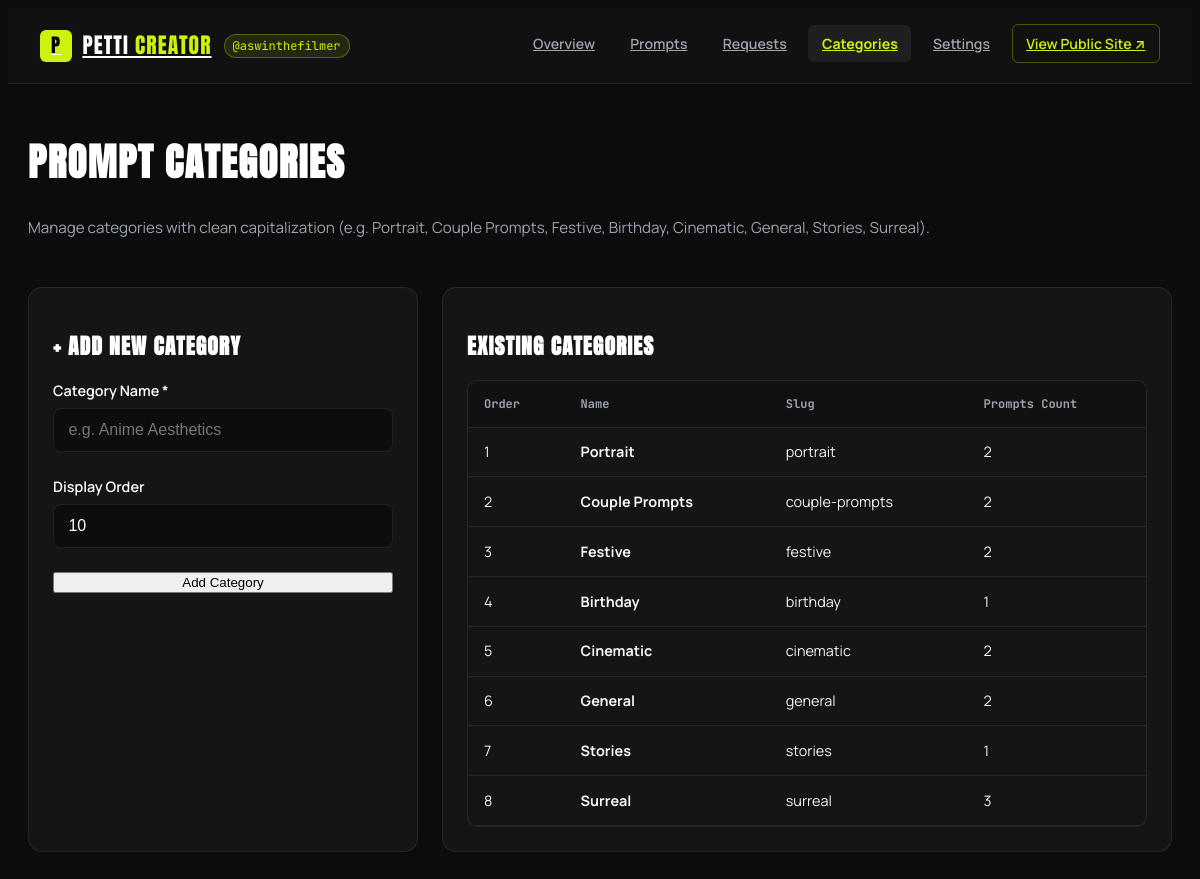
Screenshot of /dashboard/categories/ (signed in) with the database file from the repository.
### prompts/models.py (models this page shows, shortened)
class Category(models.Model):
    name = models.CharField(max_length=100, unique=True)
    slug = models.SlugField(max_length=120, unique=True, blank=True)
    order = models.PositiveIntegerField(default=0, help_text="Sorting order in pills list")
    class Meta:
        verbose_name = "Category"
        verbose_name_plural = "Categories"
        ordering = ['order', 'name']

### core/dashboard_views.py (the view, shortened to what this page needs)
# urls.py: path('categories/', dv.dashboard_categories_view, name='categories'),
@user_passes_test(is_influencer_admin, login_url='/admin/login/')
def dashboard_categories_view(request):
    categories = Category.objects.all()
    context = {
        'categories': categories,
        'active_tab': 'categories',
    }
    return render(request, 'dashboard/categories.html', context)

### core/context_processors.py (called while the page is built)
def get_next_drop_datetime():
    ist = ZoneInfo("Asia/Kolkata")
    now_ist = timezone.now().astimezone(ist)
    drop_time = datetime.time(18, 0, 0)
    target_today = datetime.datetime.combine(now_ist.date(), drop_time, tzinfo=ist)
    if now_ist < target_today:
        return target_today
    else:
        tomorrow = now_ist.date() + datetime.timedelta(days=1)
        return datetime.datetime.combine(tomorrow, drop_time, tzinfo=ist)

def site_context(request):
    try:
        settings = SiteSettings.load()
    except Exception:
        settings = None
    next_drop = get_next_drop_datetime()
    is_unlocked = request.COOKIES.get('unlocked') == 'true' or request.session.get('unlocked') is True
    return {
        'site_settings': settings,
        'youtube_channel_url': settings.youtube_channel_url if settings else "https://youtube.com/@aswinthefilmer?sub_confirmation=1",
        'instagram_url': settings.instagram_url if settings else "https://instagram.com/aswinthefilmer",
        'whatsapp_url': settings.whatsapp_url if settings else "https://whatsapp.com/channel/aswinthefilmer",
        'unlocked_today_count': settings.today_unlocked_count if settings else 2289,
        'next_drop_iso': next_drop.isoformat(),
        'is_unlocked': is_unlocked,
    }

### core/dashboard_views.py (called while the page is built)
def is_influencer_admin(user):
    return user.is_authenticated and (user.is_staff or user.is_superuser)

### core/models.py (called while the page is built)
    @classmethod
    def load(cls):
        obj, created = cls.objects.get_or_create(pk=1)
        return obj

    @property
    def today_unlocked_count(self):
        tz = ZoneInfo(self.timezone or "Asia/Kolkata")
        today_str = timezone.now().astimezone(tz).strftime("%Y-%m-%d")
        hash_val = int(hashlib.md5(f"unlock-{today_str}".encode()).hexdigest()[:6], 16)
        daily_offset = (hash_val % 120) + 17
        return self.unlocked_today_base + daily_offset

### templates/dashboard/categories.html (shortened to what this page needs)
{% extends 'dashboard/base_dashboard.html' %}
{% block dash_content %}
<div class="dash-categories-view">
    <div class="dash-page-title-row">
        <div>
            <h1 class="dash-page-title">PROMPT CATEGORIES</h1>
            <p class="dash-page-sub">Manage categories with clean capitalization (e.g. Portrait, Couple Prompts, Festive, Birthday, Cinematic, General, Stories, Surreal).</p>
        </div>
    </div>
    <div class="dash-split-row">
        <div class="dash-section-box flex-1">
            <h2 class="dash-section-title">+ ADD NEW CATEGORY</h2>
            <form method="POST" class="dash-stacked-form" style="margin-top:1rem;">
                <div class="form-field-wrap">
                    <label for="id_cat_name">Category Name <span class="required">*</span></label>
                    <input type="text" id="id_cat_name" name="name" class="form-input" required placeholder="e.g. Anime Aesthetics">
                </div>
                <div class="form-field-wrap">
                    <label for="id_cat_order">Display Order</label>
                    <input type="number" id="id_cat_order" name="order" class="form-input" value="10">
                </div>
                <button type="submit" class="btn btn-lime">Add Category</button>
            </form>
        </div>
        <div class="dash-section-box flex-2">
            <h2 class="dash-section-title">EXISTING CATEGORIES</h2>
            <div class="dash-table-wrap" style="margin-top:1rem;">
                <table class="dash-table">
                    <thead>
                        <tr>
                            <th>Order</th>
                            <th>Name</th>
                            <th>Slug</th>
                            <th>Prompts Count</th>
                        </tr>
                    </thead>
                    <tbody>
                        {% for c in categories %}
                        <tr>
                            <td>{{ c.order }}</td>
                            <td><strong>{{ c.name }}</strong></td>
                            <td class="text-muted">{{ c.slug }}</td>
                            <td>{{ c.prompts.count }}</td>
                        </tr>
                        {% empty %}
                        <tr>
                            <td colspan="4" class="dash-empty-cell">No categories found.</td>
                        </tr>
                        {% endfor %}
                    </tbody>
                </table>
            </div>
        </div>
    </div>
</div>
{% endblock %}

### static/css/dashboard.css (style rules this page uses)
:root { --dash-bg: #0c0c0c; --dash-card: #151515; --dash-border: rgba(255, 255, 255, 0.08); --dash-lime: #CCF20D; --dash-text: #F3F4F6; --dash-muted: #9CA3AF; }
body.dashboard-body { background-color: var(--dash-bg); color: var(--dash-text); font-family: 'Manrope', -apple-system, BlinkMacSystemFont, sans-serif; font-size: 1rem; line-height: 1.5; min-height: 100dvh; padding-bottom: 3rem; }
.dash-page-title-row { display: flex; flex-direction: column; gap: 1rem; margin-bottom: 2rem; }
@media (min-width: 640px) { .dash-page-title-row { flex-direction: row; align-items: center; justify-content: space-between; } }
.dash-page-title { font-family: 'Anton', sans-serif; font-size: clamp(1.8rem, 4vw, 2.4rem); letter-spacing: 0.04em; color: #fff; }
.dash-page-sub { color: var(--dash-muted); font-size: 0.95rem; }
.dash-section-box { background: var(--dash-card); border: 1px solid var(--dash-border); border-radius: 14px; padding: 1.5rem; margin-bottom: 2rem; }
.dash-section-title { font-family: 'Anton', sans-serif; font-size: 1.35rem; letter-spacing: 0.05em; color: #fff; }
.dash-split-row { display: flex; flex-direction: column; gap: 1.5rem; }
@media (min-width: 900px) { .dash-split-row { flex-direction: row; } }
@media (min-width: 900px) { .flex-1 { flex: 1; } }
@media (min-width: 900px) { .flex-2 { flex: 2; } }
.dash-table-wrap { overflow-x: auto; -webkit-overflow-scrolling: touch; border: 1px solid var(--dash-border); border-radius: 10px; background: var(--dash-card); }
.dash-table { width: 100%; border-collapse: collapse; font-size: 0.9rem; text-align: left; }
.dash-table th { background: #111; padding: 0.85rem 1rem; font-family: 'JetBrains Mono', monospace; font-size: 0.75rem; color: var(--dash-muted); font-weight: 700; border-bottom: 1px solid var(--dash-border); white-space: nowrap; }
.dash-table td { padding: 0.85rem 1rem; border-bottom: 1px solid var(--dash-border); vertical-align: middle; }
.dash-stacked-form { display: flex; flex-direction: column; gap: 1.5rem; }
.form-field-wrap { display: flex; flex-direction: column; gap: 0.4rem; }
.form-field-wrap label { font-size: 0.9rem; font-weight: 600; color: #fff; }
.form-input, .form-select, .form-textarea { background: #0d0d0d; border: 1px solid var(--dash-border); border-radius: 8px; padding: 0.75rem 0.9rem; color: #fff; font-size: 1rem; outline: none; transition: border-color 0.2s; }

### rows the page displays
Category: order "1", name "Portrait", slug "portrait", prompts.count "2"
Category: order "2", name "Couple Prompts", slug "couple-prompts", prompts.count "2"
Category: order "3", name "Festive", slug "festive", prompts.count "2"
Category: order "4", name "Birthday", slug "birthday", prompts.count "1"
Category: order "5", name "Cinematic", slug "cinematic", prompts.count "2"
Category: order "6", name "General", slug "general", prompts.count "2"
Category: order "7", name "Stories", slug "stories", prompts.count "1"
Category: order "8", name "Surreal", slug "surreal", prompts.count "3"
